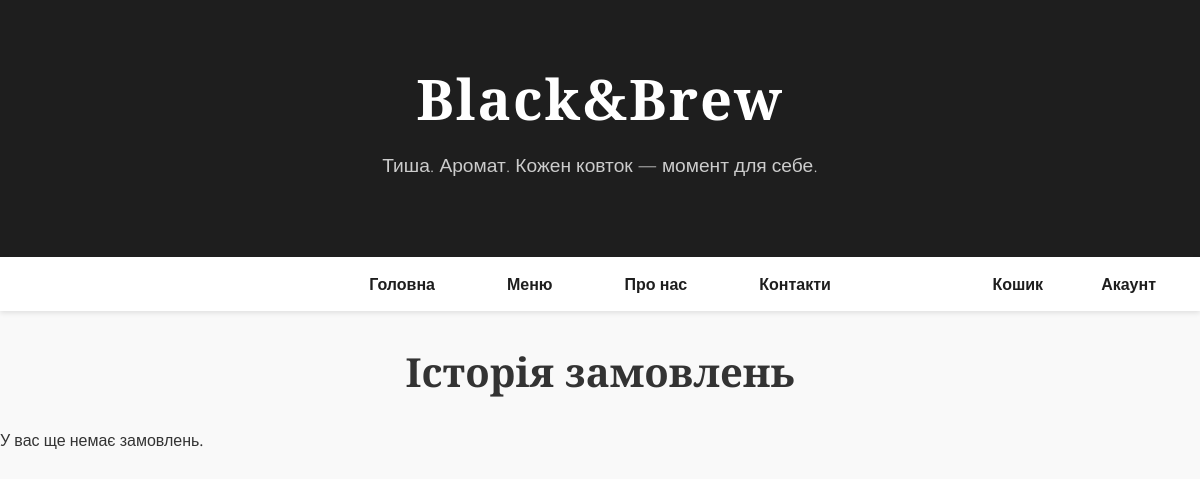
The app's page /cart/history/ (signed in), older data.
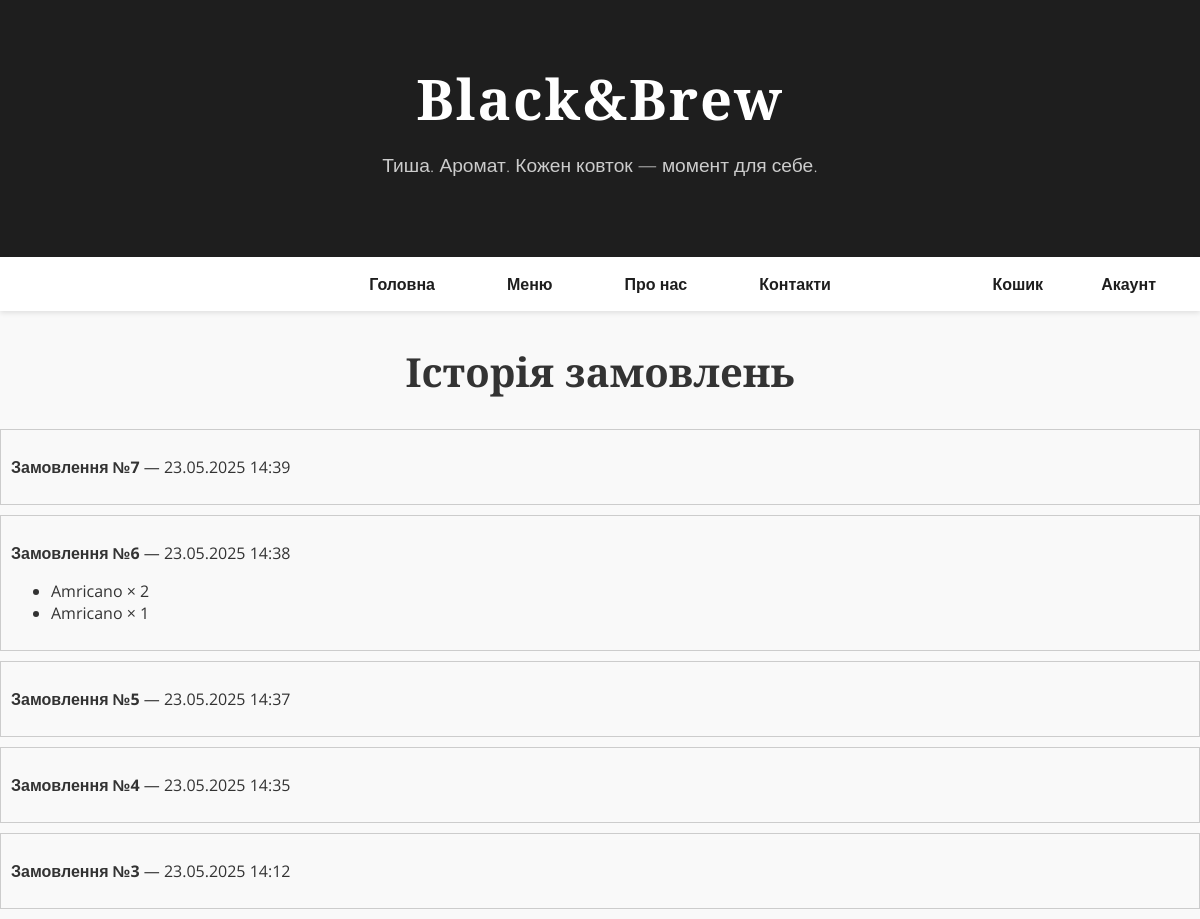
The same page, newer data.
### cart/models.py (models this page shows, shortened)
class Order(models.Model):
    name = models.CharField(max_length=150)
    user = models.ForeignKey(
        settings.AUTH_USER_MODEL,
        null=True,
        blank=True,
        on_delete=models.SET_NULL
    )
    is_completed = models.BooleanField(default=False)
    created_at = models.DateTimeField(auto_now_add=True)

class OrderItem(models.Model):
    product = models.ForeignKey(Product, on_delete=models.CASCADE)
    quantity = models.PositiveIntegerField(default=1)
    order = models.ForeignKey(Order, on_delete=models.CASCADE)

class Product(models.Model):
    name = models.CharField(max_length=100)
    price = models.DecimalField(max_digits=6, decimal_places=2)

### cart/views.py (the view)
# urls.py: path('history/', views.order_history, name='order_history'),
@login_required
def order_history(request):
    orders = Order.objects.filter(user=request.user).order_by('-created_at')
    return render(request, 'cart/order_history.html', {'orders': orders})

### templates/cart/order_history.html
{% extends 'cart/base.html' %}
{% block content %}
  <h2>Історія замовлень</h2>
  {% if orders %}
    {% for order in orders %}
      <div style="border: 1px solid #ccc; padding: 10px; margin-bottom: 10px;">
        <p><strong>Замовлення №{{ order.id }}</strong> — {{ order.created_at|date:"d.m.Y H:i" }}</p>
        <ul>
          {% for item in order.orderitem_set.all %}
            <li>{{ item.product.name }} × {{ item.quantity }}</li>
          {% endfor %}
        </ul>
      </div>
    {% endfor %}
  {% else %}
    <p>У вас ще немає замовлень.</p>
  {% endif %}
{% endblock %}

Row changes from the older to the newer data that the page shows:
added Order: id "7", created_at "23.05.2025 14:39"
added Order: id "6", created_at "23.05.2025 14:38"
added OrderItem: product.name "Amricano", quantity "2"
added OrderItem: product.name "Amricano", quantity "1"
added Order: id "5", created_at "23.05.2025 14:37"
added Order: id "4", created_at "23.05.2025 14:35"
added Order: id "3", created_at "23.05.2025 14:12"
Text that changed along with them:
text no longer shown: "У вас ще немає замовлень."
